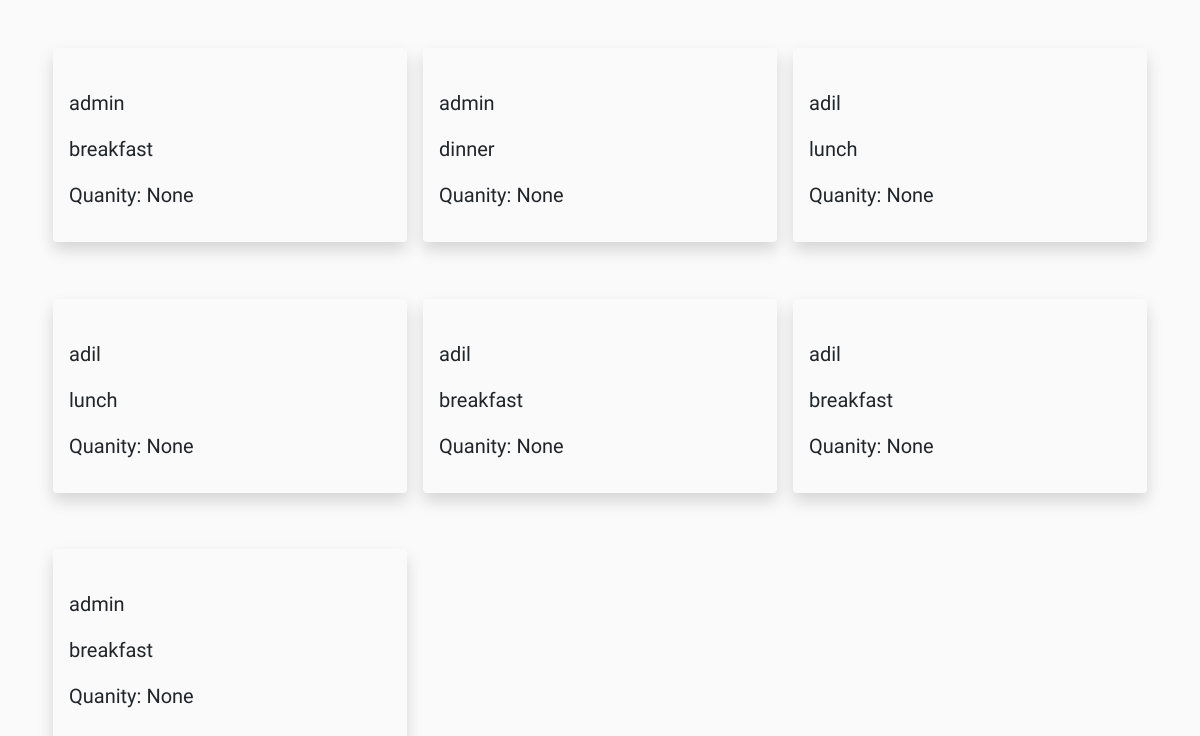
Before: /orders (signed in) with the older database file.
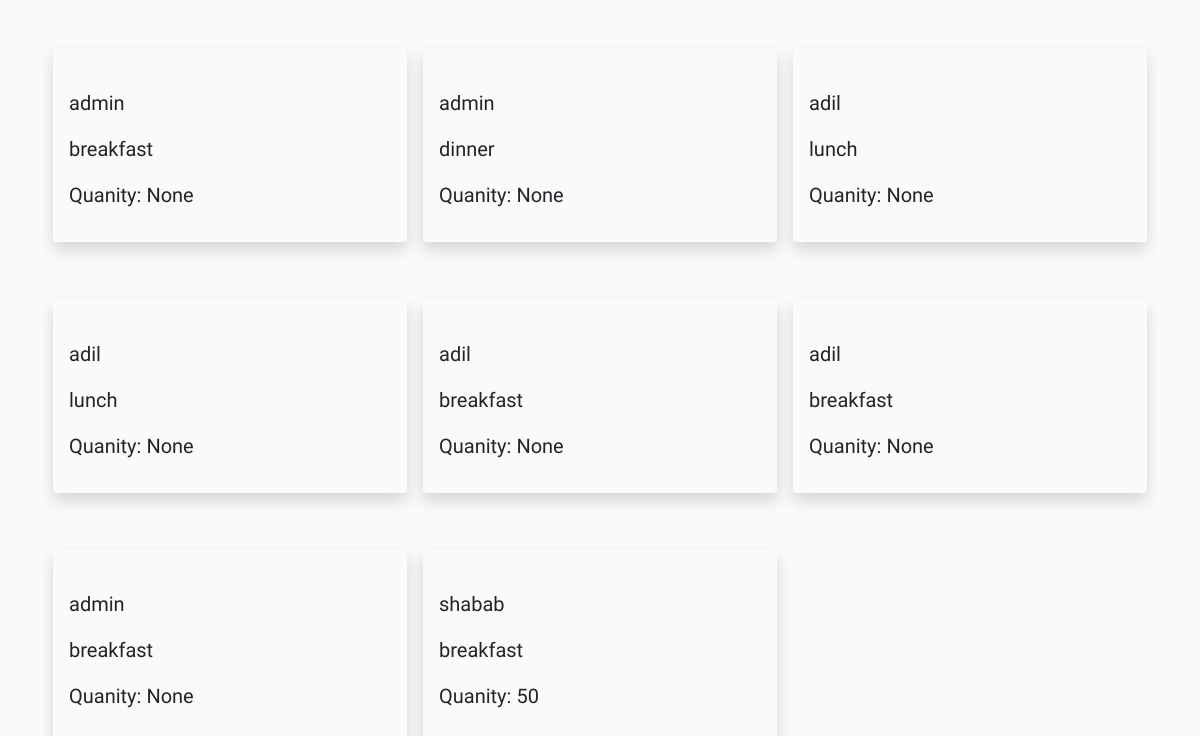
After: the same page with the newer database file.
### core/models.py (models this page shows)
class Order(models.Model):
    food = models.TextField(null=True)
    category = models.CharField(max_length=150)
    user = models.ForeignKey(User, on_delete=models.CASCADE)
    quantity = models.IntegerField(null=True)
    isAccepted = models.BooleanField(default=False)

### core/views.py (the view)
# urls.py: path('orders', views.adminpage, name='adminpage'),
@login_required(login_url='login')
def adminpage(request):
    order = Order.objects.all()
    context = {
        "orders" : order
    }
    return render(request, 'adminpage.html', context)

### core/templates/adminpage.html (shortened to what this page needs)
{% load static %}
<!doctype html>
<html lang="en">
  <head>
        <link rel="stylesheet" href="https://stackpath.bootstrapcdn.com/bootstrap/4.3.1/css/bootstrap.min.css">
        <link rel="stylesheet" href="{% static 'css/style.css' %}">
    </head>
  <body>
    <div class="container row mt-5">
      <a href="{% url 'home' %}">
        <div class="go-home d-flex justify-content-center align-items-center">
          <lottie-player src="https://assets10.lottiefiles.com/private_files/lf30_bxgjo2wa.json"  background="transparent"  speed="1"  style="width: 80px; height: 80px;"  loop autoplay></lottie-player>
        </div>
      </a>
        {% for order in orders %}
        <div class="px-2 col-xlg-4 col-lg-4 col-md-4 col-sm-6 col-12">
            <div class="w-100 shadow rounded py-3 px-3">
                <div class="image-section">
                </div>
                <p>{{order.user}}</p>
                <p>{{order.category}}</p>
                <p>Quanity: {{order.quantity}}</p>
            </div>
        </div>
        {% endfor %}
    </div>
  </body>
</html>

Changed rows visible on the page:
added Order: user "shabab", category "breakfast", quantity "50"
